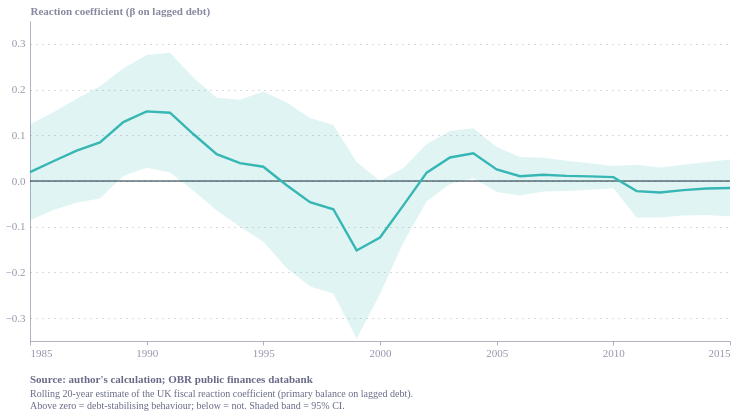

Source (notebook cell):
### Code cell
import pandas as pd
import numpy as np
import statsmodels.formula.api as smf
import altair as alt
from pathlib import Path
from ecostyles import EcoStyles

styles = EcoStyles(); styles.register_and_enable_theme()

# --- locate + load the databank ---
here = Path.cwd()
matches = list(here.rglob("PSF_aggregates_databank_Mar_EFO.xlsx"))
if not matches:
    for parent in here.parents:
        matches = list(parent.rglob("PSF_aggregates_databank_Mar_EFO.xlsx"))
        if matches: break
path = matches[0]

raw = pd.read_excel(path, sheet_name="Aggregates (per cent of GDP)", header=None)
d = raw.iloc[4:, [1, 11, 23, 32]].copy()
d.columns = ["year", "pb", "debt", "gap"]
d["year"] = d["year"].apply(lambda v: int(str(v)[:4]) if str(v)[:4].isdigit() else np.nan)
for c in ["pb", "debt", "gap"]:
    d[c] = pd.to_numeric(d[c], errors="coerce")
d = d.dropna(subset=["year", "pb", "debt"]).reset_index(drop=True)
d["year"] = d["year"].astype(int)
d = d[d["year"] <= 2024].sort_values("year").reset_index(drop=True)
d["debt_lag"] = d["debt"].shift(1)

# --- rolling 20-year beta ---
reg = d.dropna(subset=["debt_lag", "pb", "gap"]).reset_index(drop=True)
W = 20
rows = []
for i in range(len(reg) - W + 1):
    w = reg.iloc[i:i+W]
    m = smf.ols("pb ~ debt_lag + gap", data=w).fit()
    mid = int(w.year.iloc[W // 2])
    b, se = m.params["debt_lag"], m.bse["debt_lag"]
    rows.append((mid, b, b - 1.96*se, b + 1.96*se))
r = pd.DataFrame(rows, columns=["year", "beta", "lo", "hi"])
r["date"] = pd.to_datetime(r["year"], format="%Y")
r["series"] = "x"

# --- chart ---
zero = alt.Chart(pd.DataFrame({"y":[0]})).mark_rule(
    color="#122b39", strokeWidth=1).encode(y="y:Q")

band = alt.Chart(r).mark_area(opacity=0.15, color="#36B7B4").encode(
    x=alt.X("date:T", axis=alt.Axis(format="%Y", tickCount=7), title=None),
    y=alt.Y("lo:Q", title="Reaction coefficient (β on lagged debt)",
            scale=alt.Scale(domain=[-0.35, 0.35])),
    y2="hi:Q")

line = alt.Chart(r).mark_line(strokeWidth=2.4).encode(
    x="date:T", y="beta:Q", color=alt.Color("series:N", legend=None))

caption = alt.Title(
    text="Source: author's calculation; OBR public finances databank",
    subtitle=[
        "Rolling 20-year estimate of the UK fiscal reaction coefficient (primary balance on lagged debt).",
        "Above zero = debt-stabilising behaviour; below = not. Shaded band = 95% CI.",
    ],
    orient="bottom", anchor="start", fontSize=11, subtitleFontSize=10,
    color="#676A86", subtitleColor="#676A86", dy=12)

chart = (
    (band + zero + line)
    .properties(width=700, height=320, title=caption)
    .configure(background="white", font="Circular Std")
    .configure_view(fill="transparent", stroke="transparent"))

styles.save(chart, path="Charts", name="fiscal_reaction_rolling", svg=True)
chart.save("Charts/fiscal_reaction_rolling.png", scale_factor=2.0)
chart

### Figure 1 — Vega-Lite specification as saved in the notebook (floating-point values rounded to 4 significant figures)
{"config": {"font": "Circular Std", "text": {"color": "#676A86", "align": "left", "baseline": "middle", "dx": 7, "dy": 0, "fontSize": 11}, "view": {"stroke": "transparent", "continuousWidth": 400, "continuousHeight": 300, "discreteWidth": 400, "discreteHeight": 300, "fill": "transparent"}, "range": {"category": ["#36B7B4", "#E6224B", "#F4C245", "#0063AF", "#00A767", "#179FDB", "#EB5C2E"], "diverging": ["#E6224B", "#E54753", "#C9C9C9", "#179FDB", "#122B39"], "heatmap": ["#C9C9C9", "#179FDB", "#0063AF", "#122B39"], "ordinal": ["#00A767", "#36B7B4", "#179FDB", "#0063AF", "#243B5A"]}, "bar": {"color": "#179fdb"}, "line": {"color": "#e6224b"}, "rule": {"color": "#676A86"}, "area": {"opacity": 0.3}, "point": {"filled": true, "size": 80, "color": "#e6224b", "opacity": 0.95}, "geoshape": {"stroke": "white", "strokeWidth": 0.3}, "rect": {"fill": "#d6d4d4", "opacity": 0.3}, "axis": {"labelColor": "#676A86", "labelFontSize": 11, "labelFont": "Circular Std", "labelOpacity": 0.7, "tickColor": "#676A86", "tickOpacity": 0.5, "domainColor": "#676A86", "domainOpacity": 0.5, "gridColor": "#676A86", "gridDash": [2, 2], "gridOpacity": 0.5, "title": null, "titleColor": "#676A86", "titleOpacity": 0.8, "tickSize": 4}, "axisXDiscrete": {"grid": false, "labelAngle": 0, "tickCount": 10, "tickOpacity": 0.5, "title": null}, "axisYDiscrete": {"ticks": false, "labelPadding": 5}, "axisXTemporal": {"grid": false, "ticks": true}, "axisXQuantitative": {"grid": true}, "axisYQuantitative": {"gridColor": "#676A86", "gridDash": [1, 5], "gridOpacity": 0.5, "ticks": false, "labelPadding": 5, "tickCount": 8, "titleAngle": 0, "titleAlign": "left", "titleBaseline": "bottom", "titleX": 0, "titleY": -5}, "title": {"color": "#676A86E6", "subtitleColor": "#676A86", "font": "Circular Std", "subtitleFont": "Circular Std", "anchor": "start", "fontSize": 14, "subtitleFontSize": 12, "subtitlePadding": 4, "offset": 0, "frame": "group"}, "legend": {"titleColor": "#122b39", "title": null, "labelColor": "#122b39", "labelFontSize": 11}, "background": "white"}, "layer": [{"data": {"name": "data-b8d829c969f8cf83320a6a15704b3a7b"}, "mark": {"type": "area", "color": "#36B7B4", "opacity": 0.15}, "encoding": {"x": {"axis": {"format": "%Y", "tickCount": 7}, "field": "date", "title": null, "type": "temporal"}, "y": {"field": "lo", "scale": {"domain": [-0.35, 0.35]}, "title": "Reaction coefficient (β on lagged debt)", "type": "quantitative"}, "y2": {"field": "hi"}}}, {"data": {"name": "data-a0a55d106695e8d630baff0f16eee66d"}, "mark": {"type": "rule", "color": "#122b39", "strokeWidth": 1}, "encoding": {"y": {"field": "y", "type": "quantitative"}}}, {"data": {"name": "data-b8d829c969f8cf83320a6a15704b3a7b"}, "mark": {"type": "line", "strokeWidth": 2.4}, "encoding": {"color": {"field": "series", "legend": null, "type": "nominal"}, "x": {"field": "date", "type": "temporal"}, "y": {"field": "beta", "type": "quantitative"}}}], "height": 320, "title": {"text": "Source: author's calculation; OBR public finances databank", "anchor": "start", "color": "#676A86", "dy": 12, "fontSize": 11, "orient": "bottom", "subtitle": ["Rolling 20-year estimate of the UK fiscal reaction coefficient (primary balance on lagged debt).", "Above zero = debt-stabilising behaviour; below = not. Shaded band = 95% CI."], "subtitleColor": "#676A86", "subtitleFontSize": 10}, "width": 700, "$schema": "https://vega.github.io/schema/vega-lite/v6.4.1.json", "datasets": {"data-b8d829c969f8cf83320a6a15704b3a7b": [{"year": 1985, "beta": 0.01927, "lo": -0.0858, "hi": 0.1243, "date": "1985-01-01T00:00:00", "series": "x"}, {"year": 1986, "beta": 0.04326, "lo": -0.06367, "hi": 0.1502, "date": "1986-01-01T00:00:00", "series": "x"}, {"year": 1987, "beta": 0.06623, "lo": -0.04745, "hi": 0.1799, "date": "1987-01-01T00:00:00", "series": "x"}, {"year": 1988, "beta": 0.08457, "lo": -0.03836, "hi": 0.2075, "date": "1988-01-01T00:00:00", "series": "x"}, {"year": 1989, "beta": 0.1289, "lo": 0.01092, "hi": 0.2469, "date": "1989-01-01T00:00:00", "series": "x"}, {"year": 1990, "beta": 0.1524, "lo": 0.02891, "hi": 0.2758, "date": "1990-01-01T00:00:00", "series": "x"}, {"year": 1991, "beta": 0.1494, "lo": 0.01833, "hi": 0.2804, "date": "1991-01-01T00:00:00", "series": "x"}, {"year": 1992, "beta": 0.1028, "lo": -0.02105, "hi": 0.2266, "date": "1992-01-01T00:00:00", "series": "x"}, {"year": 1993, "beta": 0.05867, "lo": -0.06458, "hi": 0.1819, "date": "1993-01-01T00:00:00", "series": "x"}, {"year": 1994, "beta": 0.03896, "lo": -0.1, "hi": 0.178, "date": "1994-01-01T00:00:00", "series": "x"}, {"year": 1995, "beta": 0.03127, "lo": -0.133, "hi": 0.1955, "date": "1995-01-01T00:00:00", "series": "x"}, {"year": 1996, "beta": -0.009279, "lo": -0.1904, "hi": 0.1719, "date": "1996-01-01T00:00:00", "series": "x"}, {"year": 1997, "beta": -0.0464, "lo": -0.2308, "hi": 0.138, "date": "1997-01-01T00:00:00", "series": "x"}, {"year": 1998, "beta": -0.06178, "lo": -0.2461, "hi": 0.1226, "date": "1998-01-01T00:00:00", "series": "x"}, {"year": 1999, "beta": -0.1519, "lo": -0.3452, "hi": 0.04145, "date": "1999-01-01T00:00:00", "series": "x"}, {"year": 2000, "beta": -0.1236, "lo": -0.2471, "hi": -9.405e-05, "date": "2000-01-01T00:00:00", "series": "x"}, {"year": 2001, "beta": -0.05327, "lo": -0.1352, "hi": 0.02866, "date": "2001-01-01T00:00:00", "series": "x"}, {"year": 2002, "beta": 0.01832, "lo": -0.04448, "hi": 0.08111, "date": "2002-01-01T00:00:00", "series": "x"}, {"year": 2003, "beta": 0.05139, "lo": -0.00639, "hi": 0.1092, "date": "2003-01-01T00:00:00", "series": "x"}, {"year": 2004, "beta": 0.06079, "lo": 0.006301, "hi": 0.1153, "date": "2004-01-01T00:00:00", "series": "x"}, {"year": 2005, "beta": 0.02512, "lo": -0.0242, "hi": 0.07445, "date": "2005-01-01T00:00:00", "series": "x"}, {"year": 2006, "beta": 0.01037, "lo": -0.03191, "hi": 0.05265, "date": "2006-01-01T00:00:00", "series": "x"}, {"year": 2007, "beta": 0.01383, "lo": -0.02315, "hi": 0.0508, "date": "2007-01-01T00:00:00", "series": "x"}, {"year": 2008, "beta": 0.01131, "lo": -0.02174, "hi": 0.04435, "date": "2008-01-01T00:00:00", "series": "x"}, {"year": 2009, "beta": 0.01005, "lo": -0.01889, "hi": 0.03899, "date": "2009-01-01T00:00:00", "series": "x"}, {"year": 2010, "beta": 0.008536, "lo": -0.01563, "hi": 0.03271, "date": "2010-01-01T00:00:00", "series": "x"}, {"year": 2011, "beta": -0.02213, "lo": -0.07968, "hi": 0.03541, "date": "2011-01-01T00:00:00", "series": "x"}, {"year": 2012, "beta": -0.02517, "lo": -0.07991, "hi": 0.02957, "date": "2012-01-01T00:00:00", "series": "x"}, {"year": 2013, "beta": -0.02004, "lo": -0.07565, "hi": 0.03556, "date": "2013-01-01T00:00:00", "series": "x"}, {"year": 2014, "beta": -0.01641, "lo": -0.07463, "hi": 0.04181, "date": "2014-01-01T00:00:00", "series": "x"}, {"year": 2015, "beta": -0.01521, "lo": -0.07754, "hi": 0.04713, "date": "2015-01-01T00:00:00", "series": "x"}], "data-a0a55d106695e8d630baff0f16eee66d": [{"y": 0}]}}
